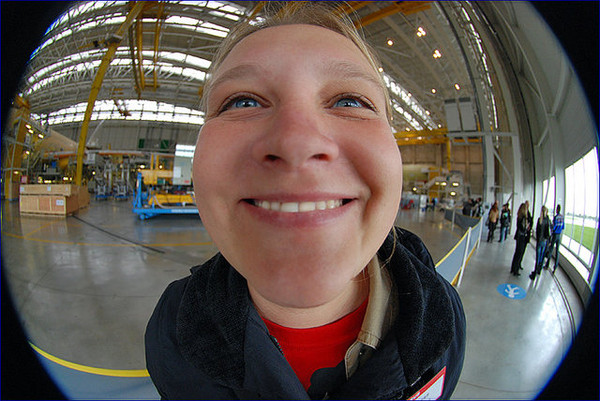
#> input picture images/fish_eye.jpg, 600 x 401 px
$ python script.py
#> lines starting #> are read from the running program, lines starting #| are printed output that depends on the picture
### functions.py
def get_new_coordinates(source_x, source_y, radius, x_distortion, y_distortion):
    '''
    Функция перерасчета положений пикселей:

    source_x: исходная координата x пикселя в исходном изображении.
    Это значение должно быть в диапазоне от 0 до ширины исходного изображения.
    source_y: исходная координата y пикселя в исходном изображении. Э
    то значение должно быть в диапазоне от 0 до высоты исходного изображения.
    radius: радиус линзы в пикселях.
    Это значение определяет, насколько сильно будут искажаться пиксели в зависимости от того,
    насколько они находятся от центра линзы.
    x_distortion: параметр искажения по оси x.
    Чем больше это значение, тем сильнее пиксели будут смещаться относительно центра изображения.
    y_distortion: параметр искажения по оси y.
    Чем больше это значение, тем сильнее пиксели будут смещаться относительно центра изображения.

    Функция возвращает нормализованные координаты x и y пикселя в новом преобразованном изображении.
    PS: эти координаты также могут быть за пределами границ искаженного изображения.
    '''
    if 1 - x_distortion * (radius**2) == 0 :
        xn = source_x
    else:
        xn = source_x / (1 - (x_distortion * (radius**2)))

    if 1 - y_distortion * (radius**2) == 0:
        yn = source_y
    else:
        yn = source_y / (1 - (y_distortion * (radius**2)))
    return xn, yn


def distortion(img, x_distortion, y_distortion, scale_x=1, scale_y=1):
    '''
    Функция реализует процедуру изменения исходного пиксельного расположения, делая тем самым
    операцию, соответсвующую аберрации оптической системы под названием дисторсия
    Функция на вход примимает исходное изображение в чб или rgb представлении (img). А также
    характеристики самой аберрации:

    x_distortion: параметр искажения по оси x.
    Чем больше это значение, тем сильнее пиксели будут смещаться относительно центра изображения.
    y_distortion: параметр искажения по оси y.
    Чем больше это значение, тем сильнее пиксели будут смещаться относительно центра изображения.

    Значения x_distortion, y_distortion со знаком минус говорят о том, что реализуется
    избавление исходного изображения от бочкообразности. Если же изображение исходное
    подушкообразное, то необходимо ставить данные значения со знаком +
    (Fx, Fy параметры в линзе)

    scale_x и scale_y по умолчанию равны 1. Этот параметр отвечает за степень
    сжатия иходного изображения по осям (a, b параметры в линзе)
    '''
    import numpy as np
    from math import sqrt

    # Сохраним значения высоты и ширины исходного изображения
    w, h = img.shape[0], img.shape[1]
    w, h = float(w), float(h)

    # Для чб изображений сделаем копирование исходного канала 2 раза (h,w)->(h,w,3)
    if len(img.shape) == 2:
        bw_channel = np.copy(img)
        img = np.dstack((img, bw_channel))
        img = np.dstack((img, bw_channel))

    # Создадим массив нулей который будем перезаписывать в процессе выполнения функции
    result_img = np.zeros_like(img)

    # Делаем обход каждого пикселя в выходном изображении:
    for x in range(len(result_img)):
        for y in range(len(result_img[x])):

            # Нормализация корродинат x, y чтобы были в пределах [-1, 1]
            xnd, ynd = float((2*x - w)/w), float((2*y - h)/h)

            #Теперь центр изображения имеет координату (0, 0), поэтому найти евклидово
            # расстояние от центра до текущего пикселя можно так:
            rd = sqrt(xnd**2 + ynd**2)

            # Определение новых координат:
            xdu, ydu = get_new_coordinates(xnd, ynd, rd, x_distortion, y_distortion)

            # Добавление рескейлинга по осям (a, b параметры в линзе)
            xdu, ydu = xdu * scale_y, ydu * scale_x

            # Возвращение значений координат из [-1, 1] в исходные значения [h, w]
            xu, yu = int(((xdu + 1)*w)/2), int(((ydu + 1)*h)/2)

            # Если пиксель находится в пределах исходного размера изображения, то проводим
            # замену значений. В новую координату пишем (r,g,b) значение старой координаты
            if 0 <= xu and xu < img.shape[0] and 0 <= yu and yu < img.shape[1]:
                result_img[x][y] = img[xu][yu]

    # Переведем значения пикселей в uint8
    return result_img.astype(np.uint8)


def plot_result(img, output_img):
    '''
    Функция для построения subplot отображения было-стало
    '''
    from  matplotlib import pyplot as plt

    plt.figure(figsize=[12, 12])
    plt.subplot(1, 2, 1)
    plt.imshow(img)
    plt.title('Исходное изображение')
    plt.axis('off')
    plt.subplot(1, 2, 2)
    plt.imshow(output_img)
    plt.title('Результат обработки')
    plt.axis('off')
    plt.show()


# Попытка создать интерактивное окно с возможность менять параметры
# y_distortion и x_distortion в реальном времени:
# [63 lines left out: function interctive_window, not called in this run]

### script.py
import cv2
from functions import *


path = input('Введите путь к изображению, которое необходимо обработать:\n')
#> the answer given: images/fish_eye.jpg
img_bgr = cv2.imread(path)
#> img_bgr is the input picture: shape (401, 600, 3); mean B, G, R 83.1, 89.9, 99.9
img = cv2.cvtColor(img_bgr, cv2.COLOR_BGR2RGB) # Перевод и bgr в rgb
x = float(input('Введите параметр x_distortion:\n'))
#> the answer given: 3
y = float(input('Введите параметр y_distortion:\n'))
#> the answer given: 3

# Запуск функции:
output_img = distortion(img, x, y)
#> after the loop in distortion, `for x in range(len(result_img)):`:
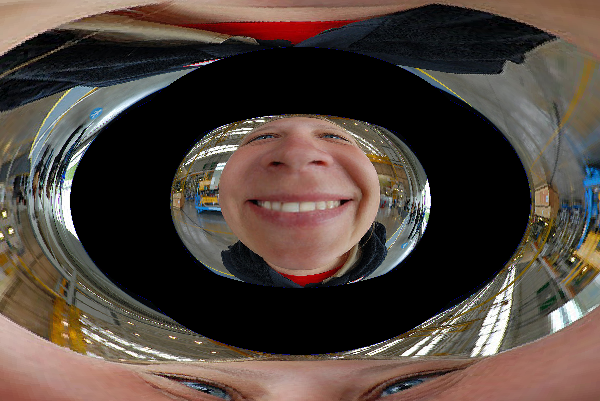
#> result_img: shape (401, 600, 3); mean R, G, B 80.1, 67.5, 60.2

# Отображение результатов:
plot_result(img, output_img)
#> in plot_result, `plt.show()`:
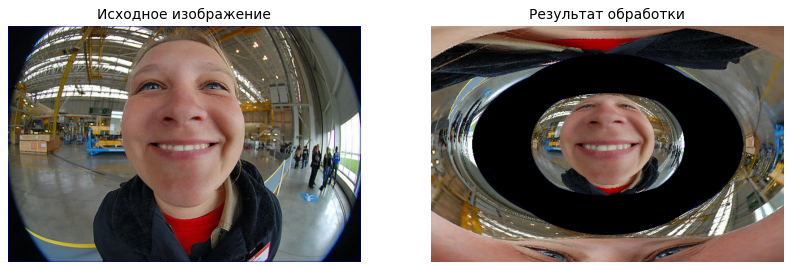
#> figure drawn by matplotlib, 2 panels

# Запуск окна со слайдерами:
print('Нужно ли открыть интерактивное окно для выбора подходящих коэффициентов?')
res = ' '
while res not in ['Yes', 'No']:
#> (the run stopped early here; a loop or call above may not have finished)
